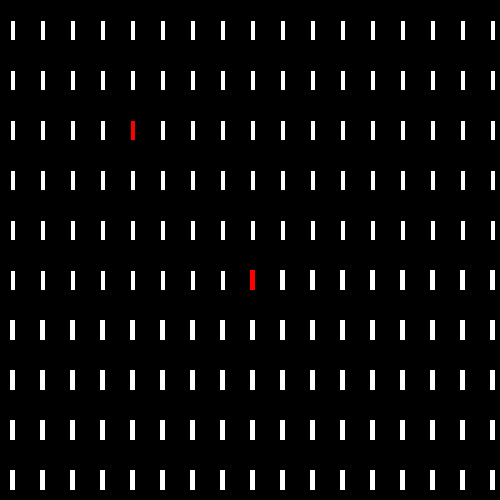
Frame 1 (no input)
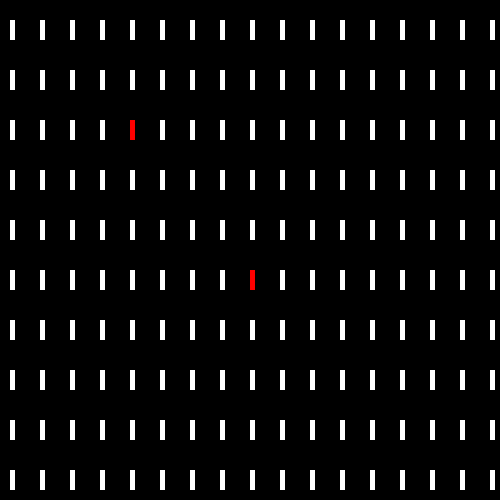
Frame 60 (the mouse pressed at the canvas centre just before this capture)
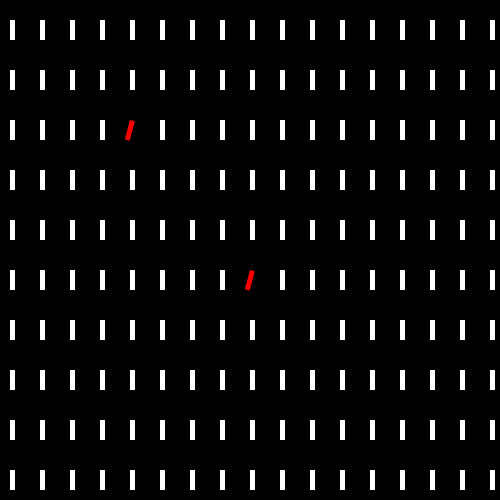
Frame 120 (the mouse held since frame 60 and released just before this capture)

The Processing sketch that drew these frames (run headless with seeded random() and noise(); from frame 60 on, the mouse is pressed at the canvas centre):

// Processing sketch: processing_129161
// ── processing_129161.pde

void setup()
{
  size(500,500);
  background(0);
}
void draw()
{
  background(0);
  translate(10,20);
  rect(0,0,5,20);
  rect(30,0,5,20);
  rect(60,0,5,20);
  rect(90,0,5,20);
  rect(120,0,5,20);
  rect(150,0,5,20);
  rect(180,0,5,20);
  rect(210,0,5,20);
  rect(240,0,5,20);
  rect(270,0,5,20);
  rect(300,0,5,20);
  rect(330,0,5,20);
  rect(360,0,5,20);
  rect(390,0,5,20);
  rect(420,0,5,20);
  rect(450,0,5,20);
  rect(480,0,5,20);
  rect(510,0,5,20);
  rect(0,50,5,20);
  //2
  rect(30,50,5,20);
  rect(60,50,5,20);
  rect(90,50,5,20);
  rect(120,50,5,20);
  rect(150,50,5,20);
  rect(180,50,5,20);
  rect(210,50,5,20);
  rect(240,50,5,20);
  rect(270,50,5,20);
  rect(300,50,5,20);
  rect(330,50,5,20);
  rect(360,50,5,20);
  rect(390,50,5,20);
  rect(420,50,5,20);
  rect(450,50,5,20);
  rect(480,50,5,20);
  rect(510,50,5,20);
  //3
  rect(0,100,5,20);
  rect(30,100,5,20);
  rect(60,100,5,20);
  rect(90,100,5,20);
   
  pushMatrix();
  translate(120,100);
  float winkel1 = map(mouseX,0,width,0,radians(30));
  rotate(winkel1);
  fill(255,0,0);
  rect(0,0,5,20);
  popMatrix();
  resetMatrix();
  translate(10,20);
  fill(255);
  
  //rect(120,100,5,20);
  rect(150,100,5,20);
  rect(180,100,5,20);
  rect(210,100,5,20);
  rect(240,100,5,20);
  rect(270,100,5,20);
  rect(300,100,5,20);
  rect(330,100,5,20);
  rect(360,100,5,20);
  rect(390,100,5,20);
  rect(420,100,5,20);
  rect(450,100,5,20);
  rect(480,100,5,20);
  rect(510,100,5,20);
  //4
  rect(0,150,5,20);
  rect(30,150,5,20);
  rect(60,150,5,20);
  rect(90,150,5,20);
  rect(120,150,5,20);
  rect(150,150,5,20);
  rect(180,150,5,20);
  rect(210,150,5,20);
  rect(240,150,5,20);
  rect(270,150,5,20);
  rect(300,150,5,20);
  rect(330,150,5,20);
  rect(360,150,5,20);
  rect(390,150,5,20);
  rect(420,150,5,20);
  rect(450,150,5,20);
  rect(480,150,5,20);
  rect(510,150,5,20);
  //5
  rect(0,200,5,20);
  rect(30,200,5,20);
  rect(60,200,5,20);
  rect(90,200,5,20);
  rect(120,200,5,20);
  rect(150,200,5,20);
  rect(180,200,5,20);
  rect(210,200,5,20);
  rect(240,200,5,20);
  rect(270,200,5,20);
  rect(300,200,5,20);
  rect(330,200,5,20);
  rect(360,200,5,20);
  rect(390,200,5,20);
  rect(420,200,5,20);
  rect(450,200,5,20);
  rect(480,200,5,20);
  rect(510,200,5,20);
  //6
  rect(0,250,5,20);
  rect(30,250,5,20);
  rect(60,250,5,20);
  rect(90,250,5,20);
  rect(120,250,5,20);
  rect(150,250,5,20);
  rect(180,250,5,20);
  rect(210,250,5,20);
  
  pushMatrix();
  translate(240,250);
  float winkel2 = map(mouseX,0,width,0,radians(30));
  rotate(winkel2);
  fill(255,0,0);
  noStroke();
  rect(0,0,5,20);
  popMatrix();
  resetMatrix();
  translate(10,20);
  fill(255);
  //rect(240,250,5,20);
  rect(270,250,5,20);
  rect(300,250,5,20);
  rect(330,250,5,20);
  rect(360,250,5,20);
  rect(390,250,5,20);
  rect(420,250,5,20);
  rect(450,250,5,20);
  rect(480,250,5,20);
  rect(510,250,5,20);
  //7
  rect(0,300,5,20);
  rect(30,300,5,20);
  rect(60,300,5,20);
  rect(90,300,5,20);
  rect(120,300,5,20);
  rect(150,300,5,20);
  rect(180,300,5,20);
  rect(210,300,5,20);
  rect(240,300,5,20);
  rect(270,300,5,20);
  rect(300,300,5,20);
  rect(330,300,5,20);
  rect(360,300,5,20);
  rect(390,300,5,20);
  rect(420,300,5,20);
  rect(450,300,5,20);
  rect(480,300,5,20);
  rect(510,300,5,20);
  //8
  rect(0,350,5,20);
  rect(30,350,5,20);
  rect(60,350,5,20);
  rect(90,350,5,20);
  rect(120,350,5,20);
  rect(150,350,5,20);
  rect(180,350,5,20);
  rect(210,350,5,20);
  rect(240,350,5,20);
  rect(270,350,5,20);
  rect(300,350,5,20);
  rect(330,350,5,20);
  rect(360,350,5,20);
  rect(390,350,5,20);
  rect(420,350,5,20);
  rect(450,350,5,20);
  rect(480,350,5,20);
  rect(510,350,5,20);
  //9
  rect(0,400,5,20);
  rect(30,400,5,20);
  rect(60,400,5,20);
  rect(90,400,5,20);
  rect(120,400,5,20);
  rect(150,400,5,20);
  rect(180,400,5,20);
  rect(210,400,5,20);
  rect(240,400,5,20);
  rect(270,400,5,20);
  rect(300,400,5,20);
  rect(330,400,5,20);
  rect(360,400,5,20);
  rect(390,400,5,20);
  rect(420,400,5,20);
  rect(450,400,5,20);
  rect(480,400,5,20);
  rect(510,400,5,20);
  //10
  rect(0,450,5,20);
  rect(30,450,5,20);
  rect(60,450,5,20);
  rect(90,450,5,20);
  rect(120,450,5,20);
  rect(150,450,5,20);
  rect(180,450,5,20);
  rect(210,450,5,20);
  rect(240,450,5,20);
  rect(270,450,5,20);
  rect(300,450,5,20);
  rect(330,450,5,20);
  rect(360,450,5,20);
  rect(390,450,5,20);
  rect(420,450,5,20);
  rect(450,450,5,20);
  rect(480,450,5,20);
  rect(510,450,5,20);
  //11
  rect(0,500,5,20);
  rect(30,500,5,20);
  rect(60,500,5,20);
  rect(90,500,5,20);
  rect(120,500,5,20);
  rect(150,500,5,20);
  rect(180,500,5,20);
  rect(210,500,5,20);
  rect(240,500,5,20);
  rect(270,500,5,20);
  rect(300,500,5,20);
  rect(330,500,5,20);
  rect(360,500,5,20);
  rect(390,500,5,20);
  rect(420,500,5,20);
  rect(450,500,5,20);
  rect(480,500,5,20);
  rect(510,500,5,20);
}
